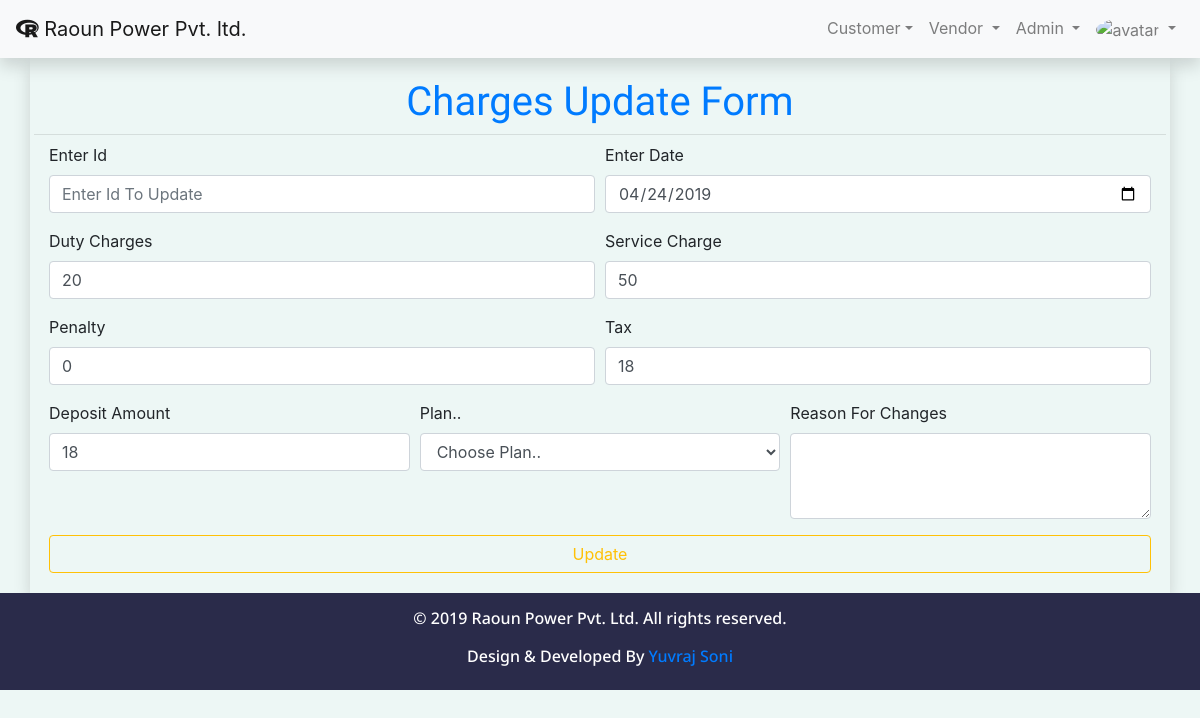
The app's page /admin/updtcharges.php (signed in) with its own data.
### tables this page shows
CREATE TABLE `chargesinfo` (
  `id` int(20) NOT NULL,
  `setdate` date DEFAULT NULL,
  `unitcharge` varchar(20) DEFAULT NULL,
  `dutycharge` varchar(20) DEFAULT NULL,
  `servicecharge` varchar(20) DEFAULT NULL,
  `panelty` varchar(20) DEFAULT NULL,
  `tax` varchar(20) DEFAULT NULL,
  `depositamount` varchar(20) NOT NULL,
  `mitercharge` varchar(20) DEFAULT NULL,
  `plan` varchar(20) DEFAULT NULL,
  `reason` varchar(20) DEFAULT NULL
);

### admin/function.php (called while the page is built, shortened)
<?php
function connectinfo()
{
	$con = mysqli_connect("localhost", "root", "", "raoun power pvt. ltd");
    return $con;
}
function readrecord($qry)
{
	$rs = mysqli_query(connectinfo(), $qry);
	return $rs;
}
?>

### admin/updtcharges.php (the view, shortened to what this page needs)
<?php
include("function.php");
$qry = "SELECT * FROM chargesinfo";
$rs = readrecord($qry);
$row = mysqli_fetch_array($rs);
$date = $row["setdate"];
$dutycharge = $row["dutycharge"];
$servicechrage = $row["servicecharge"];
$panelty = $row["panelty"];
$tex = $row["tax"];
$plan = $row["plan"];
$reason = $row["reason"];
?>
<!doctype html>
<html lang="en-us">
<head>
    <?php include("links.php"); ?>
</head>
<body style="background-color:#EDF7F5";>
	<?php include("navbar.php"); ?>
<div class="container shadow p-1">
    <h1 style="font-family: 'Work Sans', sans-serif;" class="display-6 text-primary text-center mt-3">Charges Update Form</h1>
        <hr class="my-2">
        <div class="col-xl-12 col-lg-12 col-md-12 col-sm-12 mt-2">
        <form class="mb-3" id="frm" name="frm" method="post">
            <div class="form-row">
                <div class="form-group col-md-6">
                    <label for="id">Enter Id</label>
                    <input type="id" class="form-control" id="id" name="id" placeholder="Enter Id To Update" required autocomplete="off">
                </div>
                <div class="form-group col-md-6">
                    <label for="stdate">Enter Date</label>
                    <input type="date" class="form-control" id="stdate" name="stdate" value="<?php echo $date; ?>" required autocomplete="off">
                </div>
            </div>
            <div class="form-row">
                <div class="form-group col-md-6">
                    <label for="dtcharge">Duty Charges</label>
                    <input type="text" class="form-control" id="dtcharge" name="dtcharge" value="<?php echo $dutycharge; ?>" required autocomplete="off">
                </div>
                <div class="form-group col-md-6">
                    <label for="srchrg">Service Charge</label>
                    <input type="text" class="form-control" id="srchrg" name="srchrg" value="<?php echo $servicechrage; ?>" required autocomplete="off">
                </div>
            </div>
            <div class="form-row">
                <div class="form-group col-md-6">
                    <label for="pnlty">Penalty</label>
                    <input type="text" class="form-control" id="pnlty" name="pnlty" value="<?php echo $panelty; ?>" required autocomplete="off">
                </div>
                <div class="form-group col-md-6">
                    <label for="tx">Tax</label>
                    <input type="text" class="form-control" id="tx" name="tx" value="<?php echo $tex; ?>" required autocomplete="off">
                </div>
            </div>
            <div class="form-row">
                <div class="form-group col-md-4">
                    <label for="depositamt">Deposit Amount</label>
                    <input type="text" class="form-control" id="depositamt" name="depositamt" value="<?php echo $tex; ?>" required autocomplete="off">
                </div>
                <div class="form-group col-md-4">
                    <label for="plan" name="plan" value="<?php echo $plan; ?>">Plan..</label>
                    <select id="plan" name="plan" class="form-control">
						<option selected>Choose Plan..</option>
					</select>
                </div>
                <div class="form-group col-md-4">
                    <label for="reason">Reason For Changes</label>
                    <textarea class="form-control" id="resn" name="resn" rows="3" cols="2" value="<?php echo $reason; ?>" ></textarea>
                </div>
            </div>
            <button type="submit" id="sub" name="sub" class="btn btn-outline-warning btn-block">Update</button>
            </form>
        </div>
    </div>
	<?php include("footer.php") ?>
</body>
</html>

### records on screen
chargesinfo: stdate "04/24/2019", dtcharge "20", srchrg "50", pnlty "0", tx "18", depositamt "18"
